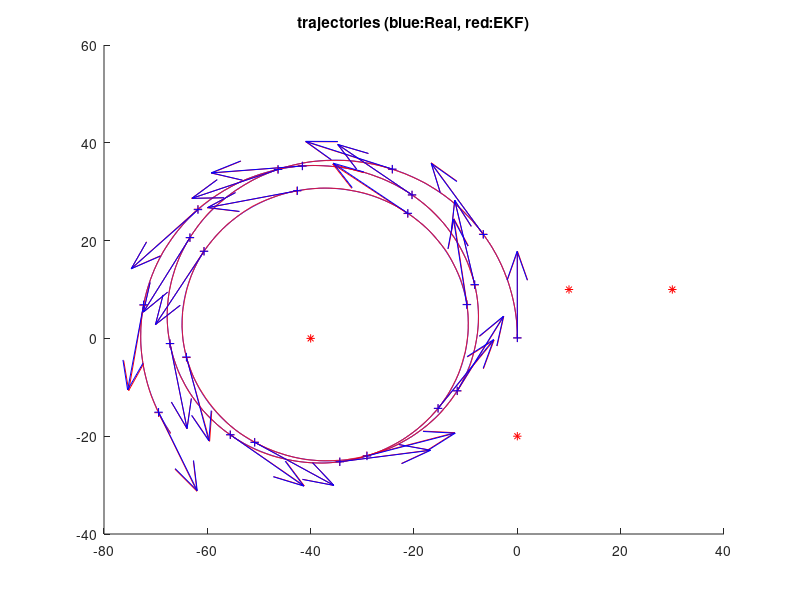
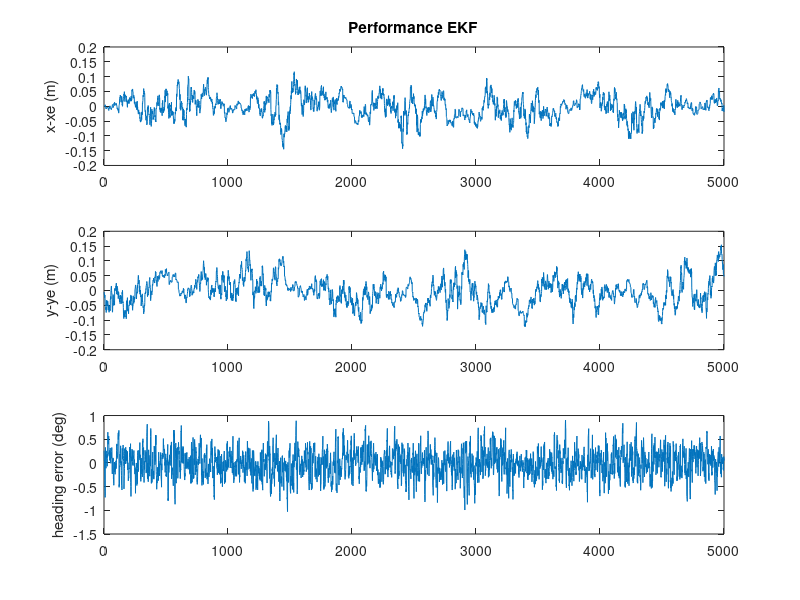

Reproduce these figures in MATLAB, in order.
%Author: Ian Bartlett, z3419581
%Program: Solution for AAS, S1.2017, Task3.Part2

% Code below adopted from example code by Dr. Guivant.

%%%%%%%%%%%%%%%%%%%%%%%%%%%%%%%%%%%%%%%%%%%%%%%5
% DemoEKF.m - version 2017.1
% MRTN4010 - S1.2016
% Example using Extended Kalman Filter for the localization problem, using laser range observations.

% Note#1:
% For each "laser scan" we extract the detected landmarks and use their ranges to update the estimated 
% states (3DoF: 2D position and heading of the platform).  
% Even frequently using "just" one range (related to some landmark) the estimator is
% able to estimate the pose (position and heading)!!!
% Q: How is this possible?
% A: This is because in addition to the observation model we use the process model (which correlates the states in time) as well.
% As the robot moves then we obtain several observations from different poses (and at different times).
% This system is what is said to be "Observable" 
% (its internal states can be estimated by observing its "outputs", in this case we measure the robot's distance to certain landmark/landmarks).


% Note#2: in this simulation we run the process model at certain frequency
% (dt=50ms), however we do not assume we get measurements (for the observations) at that sample
% rate (that situation would be great!, but it is not always possible). We assume observations have a slower sample rate. This
% is to show that even for a poor system (observing at low rate) the estimation process is still good and feasible. 
% ( Question: How fast is a human driver in observing the context in order to estimate his/her pose? )


%Note #3:
% You can change many things in this simulation:
% 1)  the geographical distribution and number of landmarks.
% 2)  the noise's standard deviations in the inputs of the kinematic model of the vehicle
% 3)  the noise's standard deviations of range measurements
% 4)  the sampling rate of the scanner
% 5)  the inputs to the process (speed and angular rate)
% and a lot of things for experimenting!


% You are requested, in Project01, to 
%  1) modify the update stage of the EKF for accepting bearing observations.
%  2) Adapt the Q matrix used in the prediction step, for properly
%  considering the noise that pollutes the model inputs.



% Note4:  IMPORTANT
% a) You will need to modify the EKF update stage in order to deal with the
% cases:        Bearing Only and Range+Bearing (as required in Project01).

% b) you need to adapt the Q matrix in the prediction stage, in order to
% consider the noise that pollutes the inputs of the process model (speed
% and gyroZ). Follow the approach presented in the lecture notes, in file
% "MTRN4010_L06_Noise_in_the_inputs_of_ProcessModel.pdf"

%---------------------------------

% In this problem we have a kinematic model of the platform ( our "process
% model"). The inputs, u(t), of the model are 2 :
%    a)  platform's speed (measured at the middle point between the back wheels) 
%    b)  Wz (yaw/heading angular rate), measured through  IMU's gyros.


% by J. Guivant for MRTN4010's students, Session S1.2017.



function main()


% .....................................................
% Here I define the magnitude of the "noises", which I assume are present, 
% polluting mesurements, models, etc.  

% Standard deviation of the error in the angular rate sensor. 
stdDevGyro = 2*pi/180 ;        
% 2 degrees/second , standard deviation of the gyros' noise
% you have seen, when playing with our real IMU's data that, after removing the
% offsets, the random error present in the gyros' measurements should be lower than 2 deg/sec.


% Standard deviation of the error in the speed's measurements
stdDevSpeed = 0.15 ;   % We simulate a lot of error!  (very difficult case). 
% Speed meter's error = 0.15m/sec; actually, a low quality speed sensor!

% ... errors in the range measurements (25cm, standard dev.)
sdev_rangeMeasurement = 0.25 ;          % std. of noise in range measurements. 0.25m
sdev_angleMeasurement = 0.5*pi/180;
% this is more than the error you would have with our laser scanner.

% .....................................................
Dt=0.05 ;                       % "sample time", 50ms
Li = 5000 ;                     % "experiment" duration, in iterations 
DtObservations=0.250 ;          % laser "sample time" (for observations), 4Hz, approximately


% .....................................................
% Here, I create a virtual map, because this program works on a simulated process.
% (in a real case you would have a real map)

% How many landmarks do you want to use?  
n_usedLanmarks = 4 ;    %it must be : 0 < n_usedLanmarks <5 
% just to create some landmarks
% if you specify "n_usedLanmarks = 0", you would not have observations
% (i.e. no updates, just predictions )

global NavigationMap;
NavigationMap = CreateSomeMap(n_usedLanmarks) ;  %creates a artificial map!
% ................................................


% These are the ESTIMATES (Expected value and covariance matrix)
% Initial conditions of the estimates (identical to the real ones, as in
% the lab)( I Assume we know the initial condition of the system)
Xe = [ 0; 0;pi/2 ] ;        
P = zeros(3,3) ;            % initial quality --> perfect (covariance =zero )
% Why perfect? (BECAUSE in this case we DO ASSUME we know perfectly the initial condition)


% Some buffers to store the intermediate values during the experiment
Xreal_History= zeros(3,Li) ;
Xe_History= zeros(3,Li) ;

% .....................................................
% I assume that every time we apply the process model to predict the evolution of the system for a 
% perdiod of time of Dt (50ms) we introduce uncertainty of 0.01m standard deviation on X, 
% similar uncertainty on Y and 1 degree (a lot!) on the heading's estimation
% Q  =zeros(3,3) ;  Q(1,1) = (0.01)^2 ; Q(2,2) =Q(1,1)  ; Q(3,3) = (1*pi/180)^2 ;
% Although you can use this proposed Q, it can be improved. Read
% "MTRN40101_L06_Noise_in_the_inputs_of_ProcessModel.pdf" in order to implement a good refinement. 

Q = diag( [ (0.01)^2 ,(0.01)^2 , (1*pi/180)^2]) ;
Q_u = diag([stdDevGyro stdDevSpeed]);
% Q matrix. Represent the covariance of the uncertainty about the process model.
% .....................................................


time=0 ;
% init simulator of process (the "real system").
InitSimulation(stdDevSpeed,stdDevGyro,sdev_rangeMeasurement,sdev_angleMeasurement,DtObservations);
% (BTW: this is just a simulation to replace the real system, because we,
% for the moment, do not have the real system. )

clc();
disp('Running full simulation, OFF line. Please wait...');

% .....................................................    
for i=1:Li,     % loop
    
    %pause(dt) ;   % NO delay, I want to run this in a fast off-line SIMULATION, so ASAP.
    
    time = time+Dt ;    
    SimuPlatform(time,Dt);      % because NOW I do not have a real system, I simulate it.

     
    % I ask about the inputs to the Process Model.
    % The inputs I will be told are polluted versions of the real inputs.
    [Noisy_speed,Noisy_GyroZ]=GetProcessModelInputs();
    % in the real case we should measure the real inputs (gyros and speedmeter)
    
    % -------- THIS IS THE EKF! ------------------------

    % ------ Kalman Filter prediction: applies the prediction step (i.e. Porcess model). 
    % Estimate new covariance, associated to the state after prediction
    % First , I evaluate the Jacobian matrix of the process model (see lecture notes).
    % you should write the analytical expression on paper to understand the following line.
    J = [ [1,0,-Dt*Noisy_speed*sin(Xe(3))  ]  ; [0,1,Dt*Noisy_speed*cos(Xe(3))] ;    [ 0,0,1 ] ] ; 
    % then I calculate the new coveraince, after the prediction P(K+1|K) = J*P(K|K)*J'+Q ;
    
    %Calculate the input noise Jacobian
    F_u = Dt*[[Noisy_speed*cos(Xe(3)) 0]; [Noisy_speed*sin(Xe(3)) 0]; [0 1];];

    % MODIFIED: added J*Q_u*J' term to include input uncertainty
    P = J*P*J'+ (Q + F_u*Q_u*F_u');
    % -----------------------------------------------
    % and the predicted expected value. 

    Xe    = RunProcessModel(Xe,Noisy_speed,Noisy_GyroZ,Dt) ;
 
   % the precition step, for this iteration, is done.
 
    
    

    % .. Get range measuremens, if those are available.
    [nDetectedLandmarks,MasuredRanges,MeasuredAngles,IDs]=GetObservationMeasurements();
    
    if nDetectedLandmarks>0,     % any laser data and detected landmarks?
     
        % Because there are available obsevations ==> I perform EKF update.
             
   
        % --------------- Kalmal Filter update (observations)
        % Because this observation function is non-linear--> we need to get the Jacobians of h(X).
        % Jacobian for range only measurements (evaluated at the current expected value -->Xe)    
        
        % sqrt( (xi-x)^2+(yi-y)^2 ) for all the seen landmarks. I will need
        % this term for the next calculations.
        
        % for the sake of simplicity in this example, we perform an EKF update for each of the observations.
        for u=1:nDetectedLandmarks,
         
            ID = IDs(u);            % landmark ID?    
            eDX = (NavigationMap.landmarks(ID,1)-Xe(1)) ;      % (xu-x)
            eDY = (NavigationMap.landmarks(ID,2)-Xe(2)) ;      % (yu-y)
            eDD = sqrt( eDX*eDX + eDY*eDY ) ; %   so : sqrt( (xu-x)^2+(yu-y)^2 ) 
    
        
            % here is it. "H". I reuse some previous calculations.
            %H = [  -eDX/eDD , -eDY/eDD , 0 ] ;   % Jacobian of h(X); size 1x3

	    % New 2D measurement matrix:
            H = [[  -eDX/eDD , -eDY/eDD , 0 ]; ...
                 [eDY/(eDX^2 + eDY^2), -eDX/(eDX^2 + eDY^2), -1]] ;   % Jacobian of h(X); size 1x3

        
            % the expected distances to the landmarks ( "h(Xe)" )
            ExpectedRange = eDD ;   % just a coincidence: we already calculated them for the Jacobian, so I reuse it. 
	    ExpectedAngle = atan2(eDY,eDX) - Xe(3) + pi/2;
        
            % Evaluate residual (innovation)  "Y-h(Xe)" 
            %(measured output value - expected output value)
            z  = [[MasuredRanges(u) - ExpectedRange];      
	          [MeasuredAngles(u) - ExpectedAngle]];

            % ------ covariance of the noise/uncetainty in the measurements
            R = diag([sdev_rangeMeasurement*sdev_rangeMeasurement*4 sdev_angleMeasurement*sdev_angleMeasurement*4]);

            % I multiply by 4 because I want to be conservative and assume
            % twice the standard deviation that I believe does happen.
        
            % Some intermediate steps for the EKF (as presented in the lecture notes)
            S = R + H*P*H' ;
            iS=inv(S);                 % iS = inv(S) ;   % in this case S is 1x1 so inv(S) is just 1/S
            K = P*H'*iS ;           % Kalman gain

            % ----- finally, we do it...We obtain  X(k+1|k+1) and P(k+1|k+1)
            Xe = Xe+K*z            % update the  expected value
            P = P-P*H'*iS*H*P ;     % update the Covariance
        % -----  individual EKF update done ...
       end; 
       % all available EKF updates done ...
    end;  
     
    
     % -------- store some current variables, to plot at the end.   
     Xreal_History(:,i) = GetCurrentSimulatedState() ;
     Xe_History(:,i)    = Xe ;
end ;                           % end of while loop
      


% PLOT some results. PLot estimated and "real" values of platform states.
SomePlots(Xreal_History,Xe_History,NavigationMap) ;


return ;           % loop to the next observation based on new measurements..



% =========================================================================
% --- THIS IS THE PROCESS MODEL of MY SYSTEM. (it is a Kinemetic model)
    
function Xnext=RunProcessModel(X,speed,GyroZ,dt) 
    Xnext = X + dt*[ speed*cos(X(3)) ;  speed*sin(X(3)) ; GyroZ ] ;
return ;


% =========================================================================
% ========== Simulation functions - (used for simulation of "real" platform and
% for the process model of the EKF.
% When we apply the EKF on a real case, we do NOT need this part.


function [ranges,angles,IDs] = GetMeasurementsFomNearbyLandmarks(X,map)
    
    if map.nLandmarks>0,
        dx= map.landmarks(:,1) - X(1) ;
        dy= map.landmarks(:,2) - X(2) ;
        ranges = sqrt((dx.*dx + dy.*dy)) ;
	angles = atan2(dy,dx) - X(3) + pi/2;
        IDs = [1:map.nLandmarks];
    else,
        IDs=[];ranges=[];angles=[];
    end;
    % I simulate I measure/detect all the landmarks, however there can be
    % cases where I see just the nearby ones.
    
return ;


% here I propose some speed and angular rate inputs. 
% in real cases, they do happen, we do not propose them.
function [speed,GyroZ] = SimuControl(X,t)
    speed = 2 ;                                         % cruise speed, 2m/s  ( v ~ 7km/h)
    GyroZ = 3*pi/180 + sin(0.1*2*pi*t/50)*.02 ;         % some crazy driver moving the steering wheel...
return ;


% here I propose some map of landmarks. 
% in real cases, we do not create it, synthetically, like here.
function map = CreateSomeMap(n_used)
    n_used = max(0,min(4,n_used));      % accepts no less than 1, no more than 4. 
    
    landmarks = [  [ -40,0 ];[ -0,-20 ];[ 10,10 ] ;[ 30,10 ]  ] ;   
    % you may modify this list, in case you want to add more landmarks to the navigation map.
    
    map.landmarks = landmarks(1:n_used,:) ;
    map.nLandmarks = n_used ;
return ;





function InitSimulation(stdDevSpeed,stdDevGyro,sdev_rangeMeasurement,sdev_angleMeasurement,DtObservations)
    global ContextSimulation;
    ContextSimulation.Xreal = [ 0; 0;pi/2 ] ;     % [x;y;phi]
    ContextSimulation.stdDevSpeed = stdDevSpeed;
    ContextSimulation.stdDevGyro = stdDevGyro;
    ContextSimulation.Xreal = [0;0;pi/2];
    ContextSimulation.speed=0;
    ContextSimulation.GyroZ=0;
    ContextSimulation.sdev_rangeMeasurement=sdev_rangeMeasurement;
    ContextSimulation.sdev_angleMeasurement=sdev_angleMeasurement;
    ContextSimulation.DtObservations=DtObservations;
    ContextSimulation.timeForNextObservation= 0;
    ContextSimulation.CurrSimulatedTime=0;
return;


function [Noisy_speed,Noisy_GyroZ]=GetProcessModelInputs()
    % .....................................................
    % add noise to simulate real conditions
    % WHY? to be realistic. When we measure things the measurements are polluted with noise, So I simulated that situation by adding random
    % noise to the perfect measurements (the ones I get from the simulated "real" platform.
    global ContextSimulation;
    Noisy_speed =ContextSimulation.speed+ContextSimulation.stdDevSpeed*randn(1) ;
    Noisy_GyroZ =ContextSimulation.GyroZ+ContextSimulation.stdDevGyro*randn(1);
return;


% NOTE: in Project#2 you will apply the EKF for estimating the states of the real
% system. In such cases You DO NOT ADD ANY NOISE to the real
% measurements!!!!. We add noise, here, because we want to simulate a real
% case, always having noise polluting our measurements.


function  SimuPlatform(time,Dt)
    global ContextSimulation;    
    
    % simulate some crazy driver for the car..
    [ContextSimulation.speed,ContextSimulation.GyroZ] = SimuControl(ContextSimulation.Xreal,time) ;      % read kinematic model inputs, ideal ones
    % .........................................
    % simulate one step of the "real system":  Xreal(time)
    ContextSimulation.Xreal = RunProcessModel(ContextSimulation.Xreal,ContextSimulation.speed,ContextSimulation.GyroZ,Dt) ;
    ContextSimulation.CurrSimulatedTime = ContextSimulation.CurrSimulatedTime+Dt;
return;


function [nDetectedLandmarks,MasuredRanges,MeasuredAngles,IDs]=GetObservationMeasurements(map)
    global ContextSimulation NavigationMap;       
   
    if ContextSimulation.CurrSimulatedTime<ContextSimulation.timeForNextObservation,
        % no measurements of outputs at this time.
        nDetectedLandmarks=0;
        MasuredRanges=[];
        MeasuredAngles=[];
        IDs=[];
        return ; 
    end;
        
    ContextSimulation.timeForNextObservation = ContextSimulation.timeForNextObservation+ContextSimulation.DtObservations;
    
    % get simulated range measurements (actual system), in this case the
    % simulated platform.
        [RealRanges,RealAngles,IDs] = GetMeasurementsFomNearbyLandmarks(ContextSimulation.Xreal,NavigationMap) ;
                % ...................................................
        nDetectedLandmarks = length(RealRanges) ;
      
        
        if (nDetectedLandmarks<1)       % no detected landmarks...
            MasuredRanges=[]; MeasuredAngles=[];   IDs=[];    return ; 
        end;
        
        
        % Here I corrupt the simulated measurements by adding some random noise (to simulate the noise that would be present in the reality)
        % this is the noise:
        noiseInMeasurements= ContextSimulation.sdev_rangeMeasurement*randn(size(RealRanges));
        % here I add it to the perfect ranges' measurements
        MasuredRanges = RealRanges +  noiseInMeasurements ;
 	MeasuredAngles = RealAngles + ContextSimulation.sdev_angleMeasurement*randn(size(RealAngles));
        % so MasuredRanges are the measurements polluted with
        % noise. I get the "perfect measurements" from the simulated
        % platform.
        
        % in real life they arrive already polluted!
        
 return;

 
    function X=GetCurrentSimulatedState()
        global ContextSimulation;
        X=ContextSimulation.Xreal;
        
        
     return;   

% -------------end simulation functions -----------------------------------------------


% ====================================================
% --- This is JUST for ploting the results
function SomePlots(Xreal_History,Xe_History,map) ;



figure(2) ; clf ; hold on ;
plot(Xreal_History(1,:),Xreal_History(2,:),'b') ;
plot(Xe_History(1,:),Xe_History(2,:),'r') ;
plot(map.landmarks(:,1),map.landmarks(:,2),'*r') ;
ii = [1:225:length(Xe_History(1,:))] ;
quiver(Xe_History(1,ii),Xe_History(2,ii),5*cos(Xe_History(3,ii)),5*sin(Xe_History(3,ii)),'r' ) ;
quiver(Xreal_History(1,ii),Xreal_History(2,ii),5*cos(Xreal_History(3,ii)),5*sin(Xreal_History(3,ii)),'b' ) ;
plot(Xe_History(1,ii),Xe_History(2,ii),'+r') ;
plot(Xreal_History(1,ii),Xreal_History(2,ii),'+b') ;
title('trajectories (blue:Real, red:EKF)') ;

% --------- plot errors between EKF estimates and the real values
figure(3) ; clf ; 
subplot(311) ; plot(Xreal_History(1,:)-Xe_History(1,:)) ;ylabel('x-xe (m)') ;
title('Performance EKF') ;
subplot(312) ; plot(Xreal_History(2,:)-Xe_History(2,:)) ;ylabel('y-ye (m)') ;
subplot(313) ; plot(180/pi*(Xreal_History(3,:)-Xe_History(3,:))) ;ylabel('heading error (deg)') ;

return ;
% -------------------------------------------------------------------------


%  Jose Guivant - For Projects 01/02 - AAS -Session 1.2017
%  Questions:      email to : j.guivant@unsw.edu.au


% -------------------------------------------------------------------------

